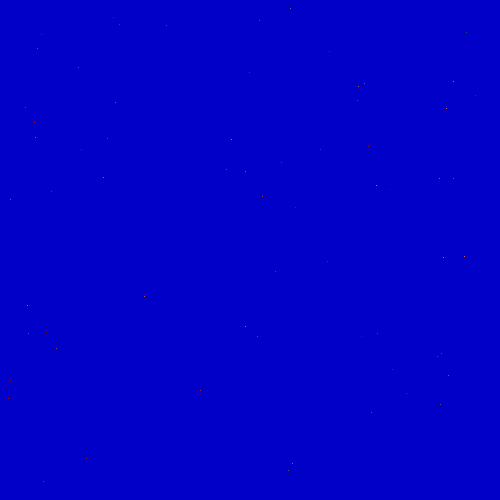
Frame 1 (no input)
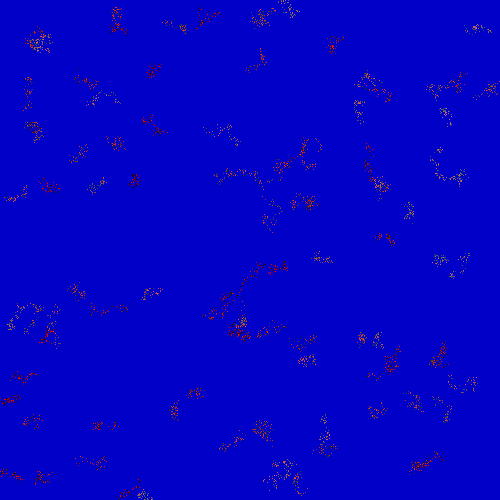
Frame 60 (the mouse pressed at the canvas centre just before this capture)
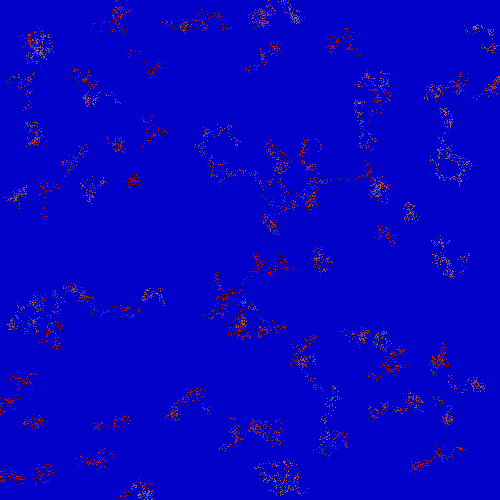
Frame 120 (the mouse held since frame 60 and released just before this capture)

The Processing sketch that drew these frames (run headless with seeded random() and noise(); from frame 60 on, the mouse is pressed at the canvas centre):

// Processing sketch: points02
// ── points02.pde
//"BŁĄDZĄCE PUNKTY" - MODEL RUCHU BROWNA CZĄSTECZEK - BŁĄDZENIE LOSOWE
////////////////////////////////////////////////////////////////////////
int FR=200; //Ile klatek na sekundę
float maxd=3;//Jaki największy ruch 
int Size=100;//Ile cząstek
float[] h=new float[Size];//Położenie pionowe
float[] x=new float[Size];//Położenie poziome

void setup() //Jest wykonywane raz - po uruchomieniu. Nie musi być na poczatku kodu ale jest
{
size(500,500);
noSmooth();
for(int i=0;i<Size;i++)
{
  h[i]=random(500);
  x[i]=random(500);
}
background(0,0,200);//rgB
frameRate(FR);
}
              
int count=0;//Licznik klatek obrazu
void draw() //Jest wykonywane w niewidocznej pętli
{
  //Wizualizacja w losowym kolorze
  for(int i=0;i<Size;i++)
  {
    stroke(random(255),i,i);//Każdy ma swój kolor ale losowo zmienia odcień
    point(x[i],height-h[i]);
  }
  count++; //Zliczanie klatek
  
  //Właściwy model
  for(int i=0;i<Size;i++)
  {
    float newh=(h[i]+random(maxd*2)-maxd); //Zmień wysokość o mały losowy składnik
    float newx=(x[i]+random(maxd*2)-maxd); //Analogicznie powiększ położenie poziome

    //Odbijamy od ścianek okna! Upraszczamy mechanizm odbicia
    if(newh<0) 
    {
      newh=0;//Trochę oszukujemy - nie może trafić w ścianę
    }
    else
    if(height<newh)
    {
      newh=height;//Trochę oszukujemy
    }
  
    if(newx<0)
    {
       newx=0;//Trochę oszukujemy
    }
    else
    if(width<newx)
    {
       newx=width;//Trochę oszukujemy
    }
    
    x[i]=newx;
    h[i]=newh;
  }
}
